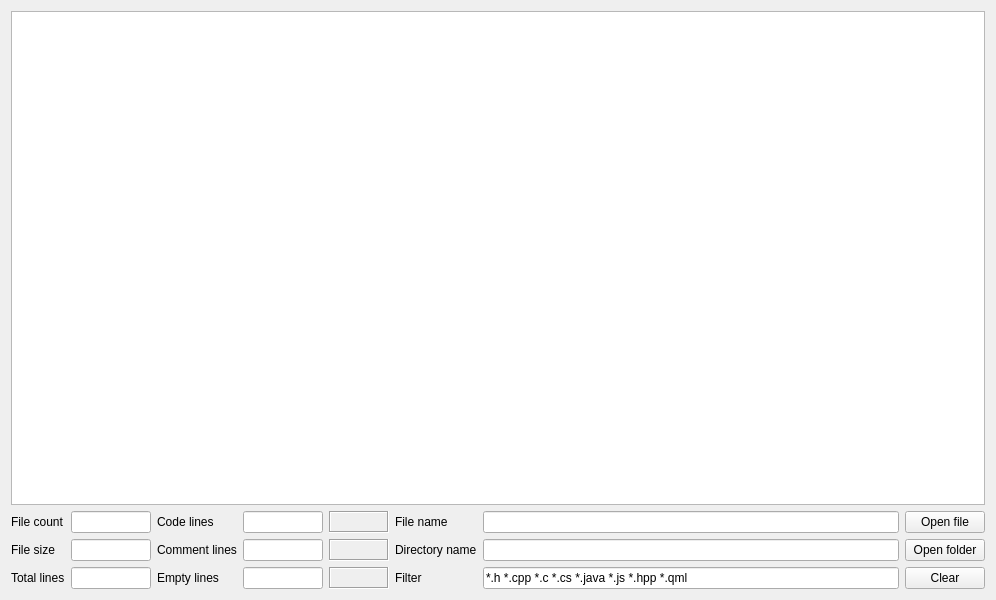
<?xml version="1.0" encoding="UTF-8"?>
<ui version="4.0">
 <class>frmCountCode</class>
 <widget class="QWidget" name="frmCountCode">
  <property name="geometry">
   <rect>
    <x>0</x>
    <y>0</y>
    <width>996</width>
    <height>600</height>
   </rect>
  </property>
  <property name="windowTitle">
   <string>Code Counter</string>
  </property>
  <layout class="QVBoxLayout" name="verticalLayout_2">
   <item>
    <widget class="QTableWidget" name="tableWidget"/>
   </item>
   <item>
    <widget class="QWidget" name="widget" native="true">
     <layout class="QGridLayout" name="gridLayout_2">
      <property name="leftMargin">
       <number>0</number>
      </property>
      <property name="topMargin">
       <number>0</number>
      </property>
      <property name="rightMargin">
       <number>0</number>
      </property>
      <property name="bottomMargin">
       <number>0</number>
      </property>
      <item row="0" column="0" rowspan="3">
       <layout class="QGridLayout" name="gridLayout">
        <item row="0" column="3">
         <widget class="QLineEdit" name="txtCode">
          <property name="maximumSize">
           <size>
            <width>80</width>
            <height>16777215</height>
           </size>
          </property>
          <property name="alignment">
           <set>Qt::AlignCenter</set>
          </property>
          <property name="readOnly">
           <bool>true</bool>
          </property>
         </widget>
        </item>
        <item row="2" column="1">
         <widget class="QLineEdit" name="txtRow">
          <property name="sizePolicy">
           <sizepolicy hsizetype="Ignored" vsizetype="Fixed">
            <horstretch>0</horstretch>
            <verstretch>0</verstretch>
           </sizepolicy>
          </property>
          <property name="alignment">
           <set>Qt::AlignCenter</set>
          </property>
          <property name="readOnly">
           <bool>true</bool>
          </property>
         </widget>
        </item>
        <item row="1" column="3">
         <widget class="QLineEdit" name="txtComment">
          <property name="sizePolicy">
           <sizepolicy hsizetype="Ignored" vsizetype="Fixed">
            <horstretch>0</horstretch>
            <verstretch>0</verstretch>
           </sizepolicy>
          </property>
          <property name="alignment">
           <set>Qt::AlignCenter</set>
          </property>
          <property name="readOnly">
           <bool>true</bool>
          </property>
         </widget>
        </item>
        <item row="2" column="3">
         <widget class="QLineEdit" name="txtEmpty">
          <property name="sizePolicy">
           <sizepolicy hsizetype="Ignored" vsizetype="Fixed">
            <horstretch>0</horstretch>
            <verstretch>0</verstretch>
           </sizepolicy>
          </property>
          <property name="alignment">
           <set>Qt::AlignCenter</set>
          </property>
          <property name="readOnly">
           <bool>true</bool>
          </property>
         </widget>
        </item>
        <item row="0" column="1">
         <widget class="QLineEdit" name="txtCount">
          <property name="maximumSize">
           <size>
            <width>80</width>
            <height>16777215</height>
           </size>
          </property>
          <property name="alignment">
           <set>Qt::AlignCenter</set>
          </property>
          <property name="readOnly">
           <bool>true</bool>
          </property>
         </widget>
        </item>
        <item row="0" column="4">
         <widget class="QLabel" name="labPercentCode">
          <property name="minimumSize">
           <size>
            <width>60</width>
            <height>0</height>
           </size>
          </property>
          <property name="frameShape">
           <enum>QFrame::Box</enum>
          </property>
          <property name="frameShadow">
           <enum>QFrame::Sunken</enum>
          </property>
          <property name="text">
           <string/>
          </property>
          <property name="alignment">
           <set>Qt::AlignCenter</set>
          </property>
         </widget>
        </item>
        <item row="2" column="2">
         <widget class="QLabel" name="labEmpty">
          <property name="text">
           <string>Empty lines</string>
          </property>
         </widget>
        </item>
        <item row="1" column="1">
         <widget class="QLineEdit" name="txtSize">
          <property name="sizePolicy">
           <sizepolicy hsizetype="Ignored" vsizetype="Fixed">
            <horstretch>0</horstretch>
            <verstretch>0</verstretch>
           </sizepolicy>
          </property>
          <property name="alignment">
           <set>Qt::AlignCenter</set>
          </property>
          <property name="readOnly">
           <bool>true</bool>
          </property>
         </widget>
        </item>
        <item row="2" column="5">
         <widget class="QLabel" name="labFilter">
          <property name="text">
           <string>Filter</string>
          </property>
         </widget>
        </item>
        <item row="0" column="5">
         <widget class="QLabel" name="labFile">
          <property name="text">
           <string>File name</string>
          </property>
         </widget>
        </item>
        <item row="1" column="6">
         <widget class="QLineEdit" name="txtPath">
          <property name="readOnly">
           <bool>true</bool>
          </property>
         </widget>
        </item>
        <item row="0" column="6">
         <widget class="QLineEdit" name="txtFile">
          <property name="readOnly">
           <bool>true</bool>
          </property>
         </widget>
        </item>
        <item row="1" column="5">
         <widget class="QLabel" name="labPath">
          <property name="text">
           <string>Directory name</string>
          </property>
         </widget>
        </item>
        <item row="2" column="6">
         <widget class="QLineEdit" name="txtFilter">
          <property name="text">
           <string>*.h *.cpp *.c *.cs *.java *.js *.hpp *.qml</string>
          </property>
         </widget>
        </item>
        <item row="1" column="4">
         <widget class="QLabel" name="labPercentComment">
          <property name="frameShape">
           <enum>QFrame::Box</enum>
          </property>
          <property name="frameShadow">
           <enum>QFrame::Sunken</enum>
          </property>
          <property name="text">
           <string/>
          </property>
          <property name="alignment">
           <set>Qt::AlignCenter</set>
          </property>
         </widget>
        </item>
        <item row="2" column="4">
         <widget class="QLabel" name="labPercentEmpty">
          <property name="frameShape">
           <enum>QFrame::Box</enum>
          </property>
          <property name="frameShadow">
           <enum>QFrame::Sunken</enum>
          </property>
          <property name="text">
           <string/>
          </property>
          <property name="alignment">
           <set>Qt::AlignCenter</set>
          </property>
         </widget>
        </item>
        <item row="0" column="0">
         <widget class="QLabel" name="labCount">
          <property name="text">
           <string>File count</string>
          </property>
         </widget>
        </item>
        <item row="0" column="2">
         <widget class="QLabel" name="labCode">
          <property name="text">
           <string>Code lines</string>
          </property>
         </widget>
        </item>
        <item row="1" column="2">
         <widget class="QLabel" name="labComment">
          <property name="text">
           <string>Comment lines</string>
          </property>
         </widget>
        </item>
        <item row="1" column="0">
         <widget class="QLabel" name="labSize">
          <property name="text">
           <string>File size</string>
          </property>
         </widget>
        </item>
        <item row="2" column="0">
         <widget class="QLabel" name="labRow">
          <property name="text">
           <string>Total lines</string>
          </property>
         </widget>
        </item>
       </layout>
      </item>
      <item row="0" column="1">
       <widget class="QPushButton" name="btnOpenFile">
        <property name="text">
         <string>Open file</string>
        </property>
       </widget>
      </item>
      <item row="1" column="1">
       <widget class="QPushButton" name="btnOpenPath">
        <property name="text">
         <string>Open folder</string>
        </property>
       </widget>
      </item>
      <item row="2" column="1">
       <widget class="QPushButton" name="btnClear">
        <property name="text">
         <string>Clear</string>
        </property>
       </widget>
      </item>
     </layout>
    </widget>
   </item>
  </layout>
 </widget>
 <layoutdefault spacing="6" margin="11"/>
 <tabstops>
  <tabstop>btnOpenFile</tabstop>
  <tabstop>btnOpenPath</tabstop>
  <tabstop>btnClear</tabstop>
  <tabstop>tableWidget</tabstop>
  <tabstop>txtCount</tabstop>
  <tabstop>txtSize</tabstop>
  <tabstop>txtRow</tabstop>
  <tabstop>txtCode</tabstop>
  <tabstop>txtComment</tabstop>
  <tabstop>txtEmpty</tabstop>
  <tabstop>txtFile</tabstop>
  <tabstop>txtPath</tabstop>
  <tabstop>txtFilter</tabstop>
 </tabstops>
 <resources/>
 <connections/>
</ui>
